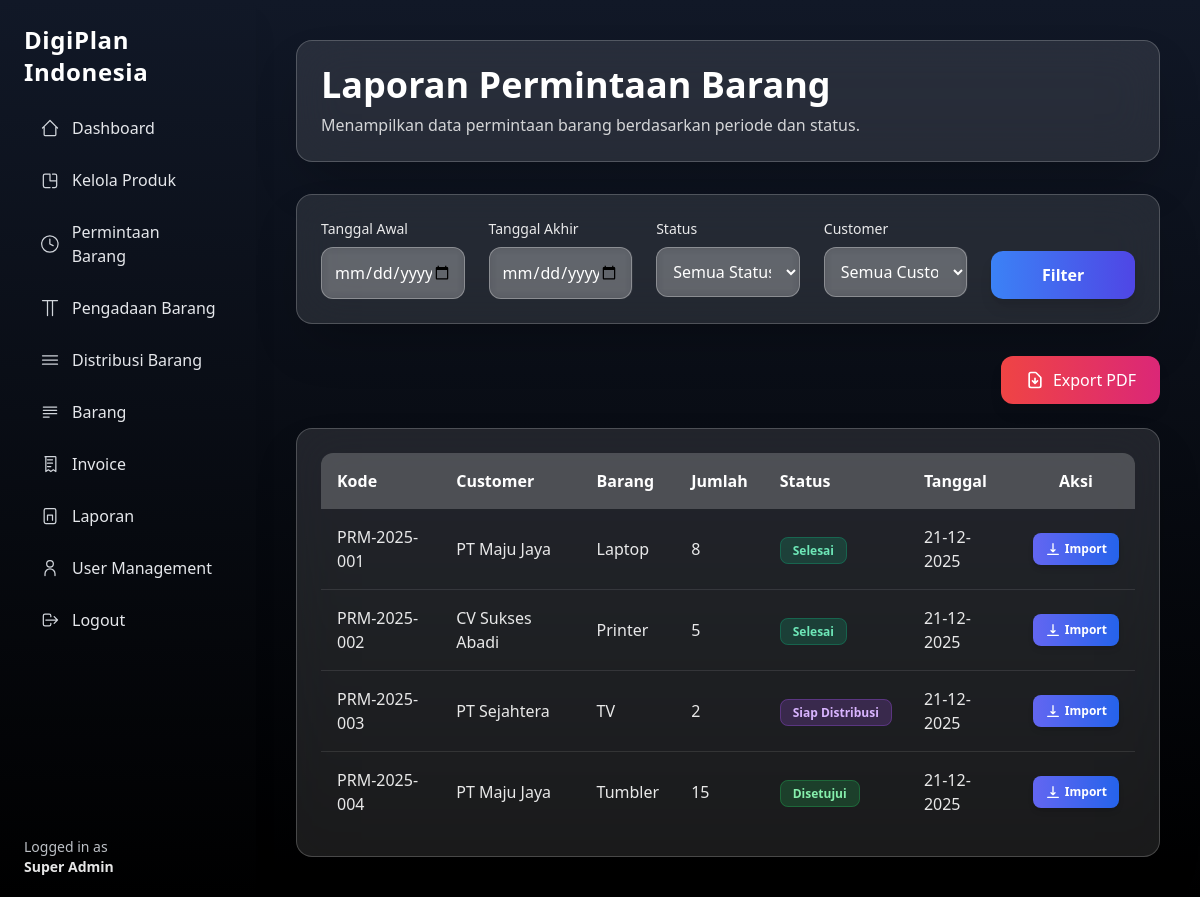
Page /superadmin/reports/item-request.php (signed in) on the committed database.
### tables this page shows
CREATE TABLE permintaan_barang (
  id INT AUTO_INCREMENT PRIMARY KEY,
  kode_permintaan VARCHAR(50) UNIQUE,
  user_id INT,
  nama_barang VARCHAR(100),
  merk VARCHAR(100),
  warna VARCHAR(100),
  jumlah INT,
  status ENUM(
    'diajukan','ditolak','dibatalkan',
    'disetujui','dalam_pengadaan',
    'siap_distribusi','selesai'
  ),
  admin_id INT,
  tanggal_verifikasi DATETIME,
  catatan_admin TEXT,
  created_at TIMESTAMP DEFAULT CURRENT_TIMESTAMP,
  deleted_at DATETIME DEFAULT NULL,
  FOREIGN KEY (user_id) REFERENCES users(id),
  FOREIGN KEY (admin_id) REFERENCES users(id)
);

CREATE TABLE users (
  id INT AUTO_INCREMENT PRIMARY KEY,
  name VARCHAR(100),
  email VARCHAR(100) UNIQUE,
  password VARCHAR(255),
  role_id INT,
  created_at TIMESTAMP DEFAULT CURRENT_TIMESTAMP,
  deleted_at DATETIME DEFAULT NULL,
  FOREIGN KEY (role_id) REFERENCES roles(id)
);

### superadmin/reports/item-request.php (the view, shortened to what this page needs)
<?php
require '../../include/conn.php';
$tgl_awal  = $_GET['tgl_awal']  ?? '';
$tgl_akhir = $_GET['tgl_akhir'] ?? '';
$status    = $_GET['status']    ?? '';
$customer  = $_GET['customer']  ?? '';
$where = "WHERE 1=1";
$query = "
SELECT pb.*, u.name AS customer
FROM permintaan_barang pb
JOIN users u ON pb.user_id = u.id
$where
ORDER BY pb.created_at DESC
";
$data = mysqli_query($conn, $query);
?>
<!DOCTYPE html>
<html lang="id">
<head>
  <script src="https://cdn.tailwindcss.com"></script>
</head>
<body class="bg-gradient-to-b from-gray-900 to-black text-white">
  <?php include '../../include/layouts/sidebar-superadmin.php'; ?>
  <main class="ml-64 p-10 flex-1">
    <div class="max-w-7xl mx-auto">
      <div class="backdrop-blur-xl bg-white/10 border border-white/20 p-6 rounded-2xl shadow-2xl mb-8">
        <h1 class="text-4xl font-bold text-white mb-2">Laporan Permintaan Barang</h1>
        <p class="text-white/80">Menampilkan data permintaan barang berdasarkan periode dan status.</p>
      </div>
      <form method="GET" class="backdrop-blur-xl bg-white/10 border border-white/20 p-6 rounded-2xl shadow-2xl mb-8 grid grid-cols-1 md:grid-cols-5 gap-6">
        <div>
          <label class="block text-sm font-medium text-white/90 mb-2">Tanggal Awal</label>
          <input type="date" name="tgl_awal" value="<?= $tgl_awal ?>" class="w-full p-3 bg-white/20 border border-white/30 rounded-xl text-white placeholder-white/50 focus:outline-none focus:ring-2 focus:ring-indigo-500 focus:border-transparent backdrop-blur-sm">
        </div>
        <div>
          <label class="block text-sm font-medium text-white/90 mb-2">Tanggal Akhir</label>
          <input type="date" name="tgl_akhir" value="<?= $tgl_akhir ?>" class="w-full p-3 bg-white/20 border border-white/30 rounded-xl text-white placeholder-white/50 focus:outline-none focus:ring-2 focus:ring-indigo-500 focus:border-transparent backdrop-blur-sm">
        </div>
        <div>
          <label class="block text-sm font-medium text-white/90 mb-2">Status</label>
          <select name="status" class="w-full p-3 bg-white/20 border border-white/30 rounded-xl text-white placeholder-white/50 focus:outline-none focus:ring-2 focus:ring-indigo-500 focus:border-transparent backdrop-blur-sm">
            <option class="text-black" value="">Semua Status</option>
          </select>
        </div>
        <div>
          <label class="block text-sm font-medium text-white/90 mb-2">Customer</label>
          <select name="customer"
            class="w-full p-3 bg-white/20 border border-white/30 rounded-xl text-white placeholder-white/50
           focus:outline-none focus:ring-2 focus:ring-indigo-500 focus:border-transparent backdrop-blur-sm">
            <option class="text-black" value="">Semua Customer</option>
          </select>
        </div>
        <div class="flex items-end">
          <button type="submit" class="w-full py-3 bg-gradient-to-r from-blue-500 to-indigo-600 hover:from-blue-600 hover:to-indigo-700 text-white rounded-xl shadow-lg transform hover:scale-105 transition-all duration-200 font-semibold">
            Filter
          </button>
        </div>
      </form>
      <div class="flex justify-end mb-6">
        <a href="item-request-pdf.php?tgl_awal=<?= $tgl_awal ?>&tgl_akhir=<?= $tgl_akhir ?>&status=<?= $status ?>&customer=<?= $customer ?>"
          target="_blank"
          class="inline-flex items-center px-6 py-3 bg-gradient-to-r from-red-500 to-pink-600 hover:from-red-600 hover:to-pink-700 text-white rounded-xl shadow-lg transform hover:scale-105 transition-all duration-200">
          <svg class="w-5 h-5 mr-2" fill="none" stroke="currentColor" viewBox="0 0 24 24">
            <path stroke-linecap="round" stroke-linejoin="round" stroke-width="2" d="M12 10v6m0 0l-3-3m3 3l3-3m2 8H7a2 2 0 01-2-2V5a2 2 0 012-2h5.586a1 1 0 01.707.293l5.414 5.414a1 1 0 01.293.707V19a2 2 0 01-2 2z"></path>
          </svg>
          Export PDF
        </a>
      </div>
      <div class="backdrop-blur-xl bg-white/10 border border-white/20 p-6 rounded-2xl shadow-2xl overflow-x-auto">
        <table class="w-full border-collapse rounded-xl overflow-hidden">
          <thead>
            <tr class="bg-white/20 text-white">
              <th class="p-4 text-left">Kode</th>
              <th class="p-4 text-left">Customer</th>
              <th class="p-4 text-left">Barang</th>
              <th class="p-4 text-left">Jumlah</th>
              <th class="p-4 text-left">Status</th>
              <th class="p-4 text-left">Tanggal</th>
              <th class="p-4 text-center">Aksi</th>
            </tr>
          </thead>
          <tbody class="divide-y divide-white/10">
            <?php while ($row = mysqli_fetch_assoc($data)): ?>
              <tr class="hover:bg-white/5 transition-colors duration-200">
                <td class="p-4 text-white/90 font-medium"><?= $row['kode_permintaan'] ?></td>
                <td class="p-4 text-white/90"><?= $row['customer'] ?></td>
                <td class="p-4 text-white/90"><?= $row['nama_barang'] ?></td>
                <td class="p-4 text-white/90"><?= $row['jumlah'] ?></td>
                <td class="p-4 capitalize">
                  <?php
                  switch ($row['status']) {
                    case 'disetujui':
                      echo "<span class='px-3 py-1 bg-green-500/20 text-green-300 rounded-lg text-xs font-semibold whitespace-nowrap border border-green-500/30'>
              Disetujui
            </span>";
                      break;
                    case 'siap_distribusi':
                      echo "<span class='px-3 py-1 bg-purple-500/20 text-purple-300 rounded-lg text-xs font-semibold whitespace-nowrap border border-purple-500/30'>
              Siap Distribusi
            </span>";
                      break;
                    case 'selesai':
                      echo "<span class='px-3 py-1 bg-emerald-500/20 text-emerald-300 rounded-lg text-xs font-semibold whitespace-nowrap border border-emerald-500/30'>
              Selesai
            </span>";
                      break;
                  }
                  ?>
                </td>
                <td class="p-4 text-white/90"><?= date('d-m-Y', strtotime($row['created_at'])) ?></td>
                <td class="p-4 text-center">
                  <a href="../single-report-pdf/item-request.php?id=<?= $row['id'] ?>"
                    target="_blank"
                    class="inline-flex items-center px-3 py-2
            bg-gradient-to-r from-indigo-500 to-blue-600
            hover:from-indigo-600 hover:to-blue-700
            text-white text-xs font-semibold rounded-lg
            shadow-md transform hover:scale-105 transition">
                    <svg class="w-4 h-4 mr-1" fill="none" stroke="currentColor" viewBox="0 0 24 24">
                      <path stroke-linecap="round" stroke-linejoin="round" stroke-width="2"
                        d="M12 4v12m0 0l-3-3m3 3l3-3m5 7H4" />
                    </svg>
                    Import
                  </a>
                </td>
              </tr>
            <?php endwhile; ?>
          </tbody>
        </table>
      </div>
    </div>
  </main>
</body>
</html>

### rows in the picture
permintaan_barang: kode_permintaan "PRM-2025-001", user.name "PT Maju Jaya", nama_barang "Laptop", jumlah "8", status "Selesai", created_at "21-12-2025"
permintaan_barang: kode_permintaan "PRM-2025-002", user.name "CV Sukses Abadi", nama_barang "Printer", jumlah "5", status "Selesai", created_at "21-12-2025"
permintaan_barang: kode_permintaan "PRM-2025-003", user.name "PT Sejahtera", nama_barang "TV", jumlah "2", status "Siap Distribusi", created_at "21-12-2025"
permintaan_barang: kode_permintaan "PRM-2025-004", user.name "PT Maju Jaya", nama_barang "Tumbler", jumlah "15", status "Disetujui", created_at "21-12-2025"

### other values in the picture
$_SESSION['name'] "Super Admin"
